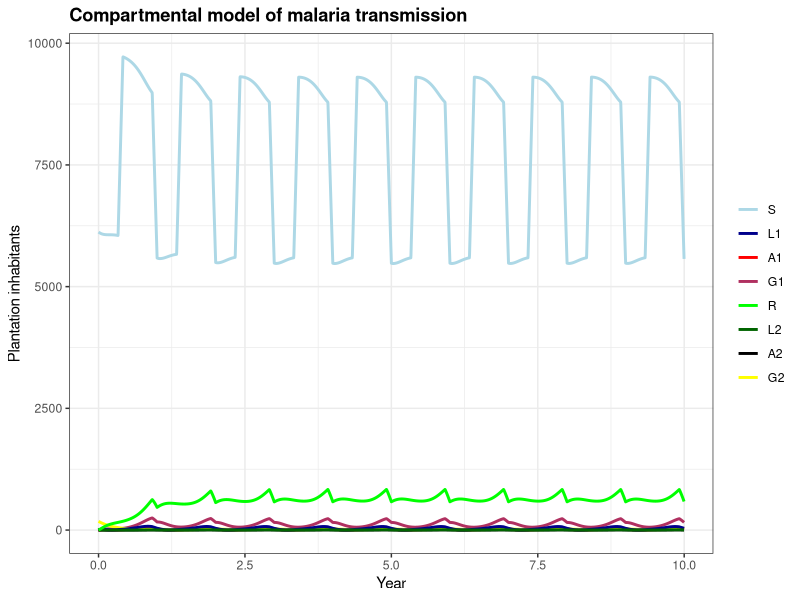
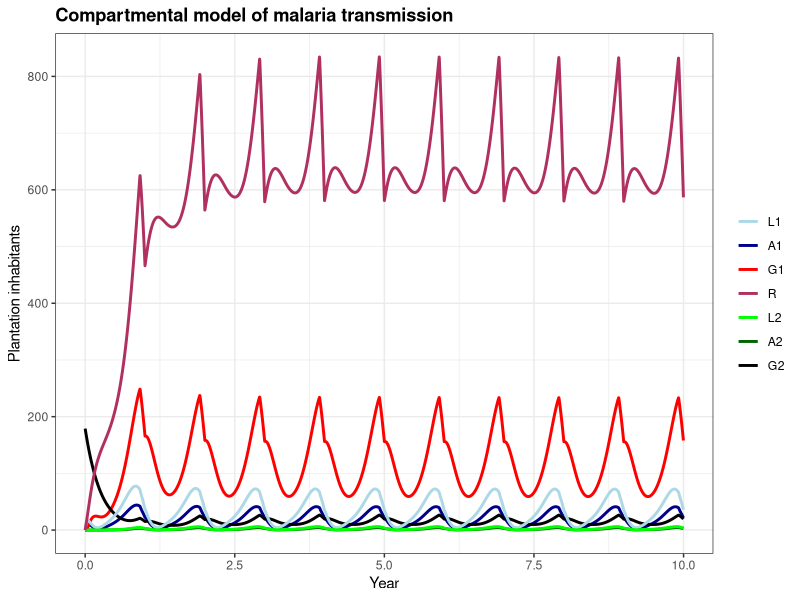
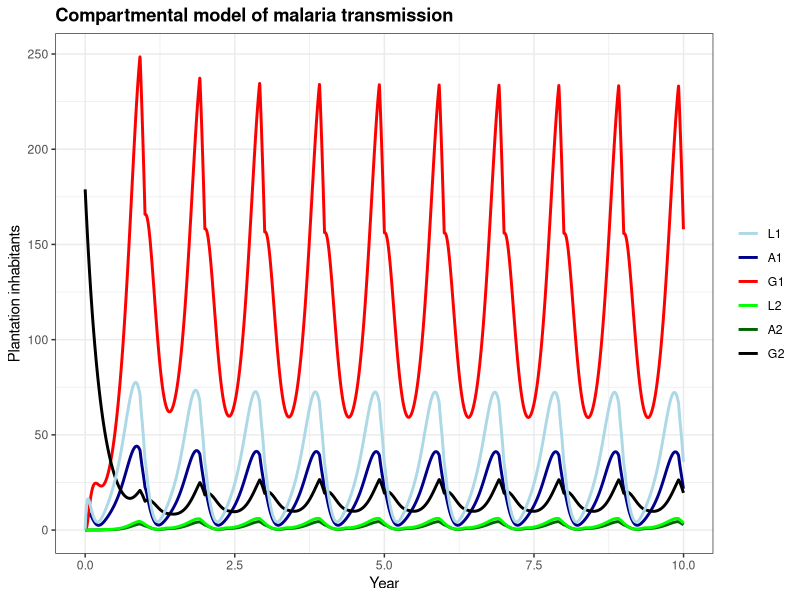
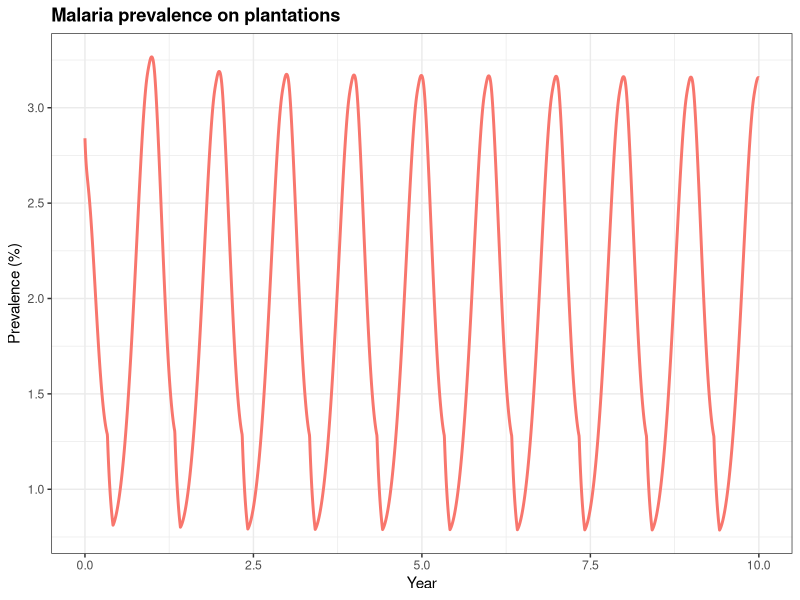
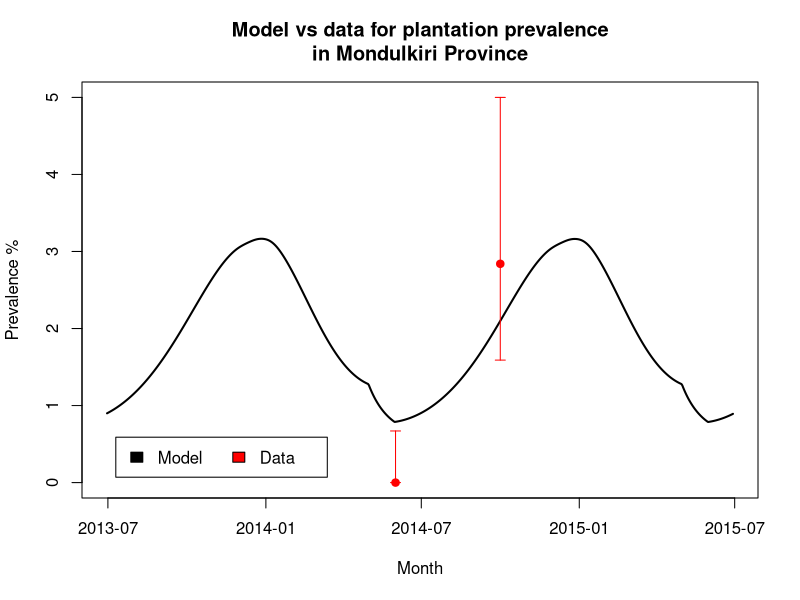
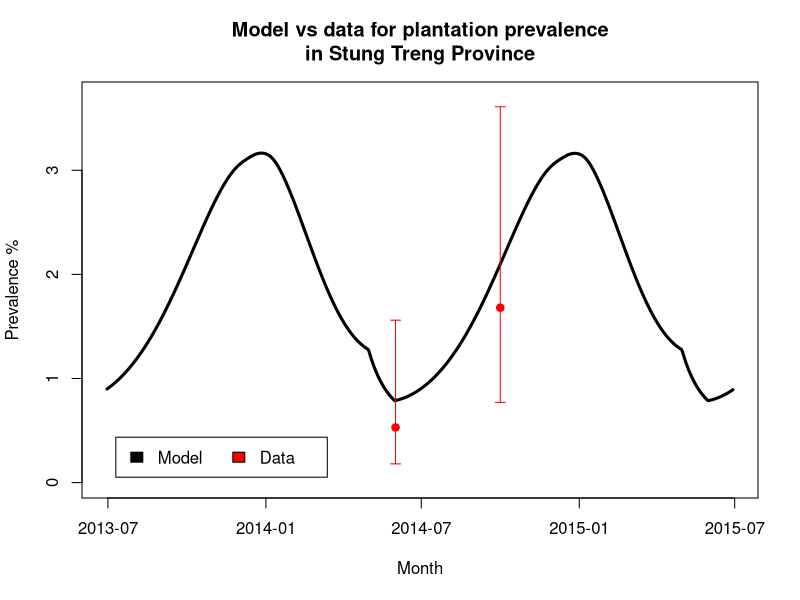
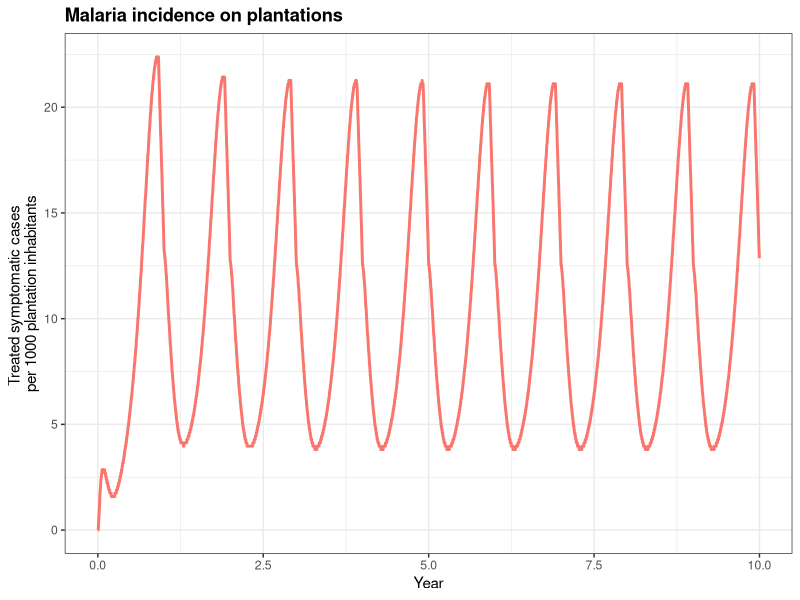
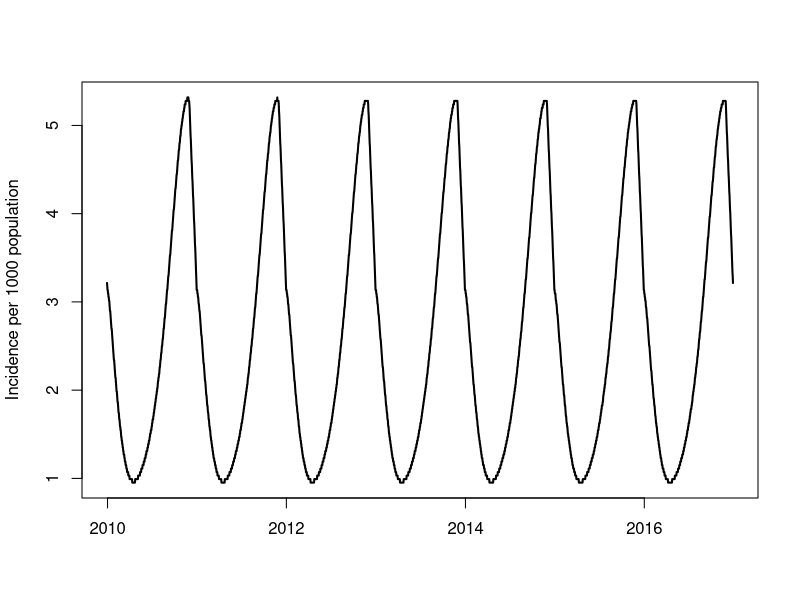

Source code (R) for these figures, in order:
### CAMBODIAN PLANTATION MALARIA TRANSMISSION MODEL: R CODE (10 AUGUST 2016)  ###
### AUTHOR: SIMON MENDELSOHN, NUFFIELD DEPARTMENT OF MEDICINE, OXFORD UNIVERSITY ###

#CLEAR WORKSPACE
rm(list=ls())

#LOAD LIBRARIES
library(deSolve)
library(ggplot2)
  
  #MODEL DURATION (in years)
  duration <- 10 # years
  time.seq <- seq(0, duration*12, by = 1/30.415) # in months, by 1 day intervals
  
  #MODEL PARAMETERS
  
  #basic model parameters                
  nu=(1/(68.2*12))      # birth rate (1/life expectancy)
  mu=(1/(68.2*12))      # death rate (1/life expectancy)
  gamma=1/(11/30.415)   # rate of movement from liver to asexual blood stage = 1/(average duration of liver stage)
  delta=1/(10/30.415)   # rate of gametocyte maturation  = 1/(average duration of gametocyte maturation)
  p=(0.93)              # proportion of patients who are clinical/symptomatic (no immunity)
  q=(0.50)              # proportion of patients who are clinical/symptomatic (partial immunity)
  tau=0.4               #** Proportion of clinical (symptomatic) patients treated. 50% seek treatment * 90% sensitivity of RDT * 90% complete treatment
  zeta=1/(120/30.415)   # rate of natural recovery from malaria infection = (1/average time to natural clearance of malaria from blood)
  omega=1/(365/30.415)  # rate of loss of immunity = 1/(average duration of immunity)
  
  # variable parameters (force of infection)
  lagm=14/30.415        # time from mosquito biting infectious person  until the mosquito is infectious
  theta_cov=0.45        # coverage of vector control
  theta_eff=0           # efficacy of vector control assuming 100% coverage
  alpha=0.797           #** average number of bites per day
  amp=0.9               # relative amplitude of seasonal forcing
  phi=8                 # month of peak in seasonal forcing
  
  # Migration parameters
  magi=1                 # Amplitude of migration
  eta=0.37               # proportion of workers on plantations who are migrant workers
  phi2=5                 # month of peak in migrant worker immigration
  phi3=12                # month of peak in migrant worker emigration
  ksi=0.00               # prevalence of malaria in area from which migrants come
  
  #PCR Paramaters
  PCR_interv_start= 12*3                 # duration in months until MDA intervention begins
  PCR_interv_end= (12*3) + 1/30.415      # duration in months PCR campaign
  PCR_cov= 0                             # coverage of PCR campaign
  PCR_eff= 1.0*0.9                       # reduction in transmission given full PCR coverage
  
  # population parameters
  worker_pop <- 10000
  initN <- worker_pop*(1-eta)          # inital population of plantation(s)
  M <- worker_pop*(eta)                # migrant workers per year 
  prev  <- 0.0284                      # prevalence of asymptomatic chronic infections on plantation(s)
  
  # MODEL INITIAL CONDITIONS: S -> L1 -> A1 -> G1 -> R ( -> S) -> L2 -> A2 -> G2 (-> R)
  initR  <- 0                          # inital treated compartment (partial immunity) 
  initL1 <- 0                          # inital liver stage compartment (no immunity) = incidence malaria on plantation (per day) x average duration of liver stage
  initA1 <- 0                          # inital asexual blood-stage compartment (no immunity) = incidence malaria on plantation (per day) x duration of asexual blood stage 
  initG1 <- 0                          # inital sexual gametocyte blood-stage compartment (no immunity) = initA1 x proportion of initA1 not treated x duration of Gametocyte blood stage 
  initL2 <- 0                          # inital liver stage compartment (with partial immunity)
  initA2 <- 0                          # inital asexual blood-stage compartmen (with partial immunity)
  initG2 <- prev*initN                 # inital sexual gametocyte blood-stage compartment (with partial immunity)
  
  initS  <- initN-initL1-initA1-initG1-initR-initL2-initA2-initG2      # initial susceptible compartment
  
  state  <- c(S = initS, L1 = initL1, A1 = initA1, G1 = initG1, R = initR, L2=initL2, A2 = initA2, G2 = initG2)
  
  #MODEL FUNCTION
  malaria<-function(t, state, parameters) 
  {
    
    # Parameters
    
    parameters <- c(
      # basic model parameters
      nu=nu,          # birth rate (1/life expectancy)
      mu=mu,          # death rate (1/life expectancy)
      gamma=gamma,    # rate of movement from liver to asexual blood stage = 1/(average duration of liver stage)
      delta=delta,    # rate of gametocyte maturation  = 1/(average duration of gametocyte maturation)
      p=p,            # proportion of patients who are clinical/symptomatic (no immunity)
      q=q,            # proportion of patients who are clinical/symptomatic (partial immunity)
      tau=tau,        # Proportion of clinical (symptomatic) patients treated
      zeta=zeta,      # rate of natural recovery from malaria infection = (1/average time to natural clearance of malaria from blood)
      omega=omega,    # rate of loss of immunity = 1/(average duration of immunity)
      
      # variable parameters (force of infection)
      lagm=lagm,           # time from mosquito biting infectious person, until the mosquito is infectious
      alpha=alpha,         # average nunber of bites per day
      theta_cov=theta_cov, # coverage of vector control
      theta_eff=theta_eff, # efficacy of vector control assuming 100% coverage
      amp=amp,             # relative amplitude of seasonal forcing
      phi=phi,             # week of peak in seasonal forcing
      
      #PCR Paramaters
      PCR_interv_start=PCR_interv_start,     # number of weeks until MDA intervention begins
      PCR_interv_end=PCR_interv_end,         # duration in weeks of MDA drug effect
      PCR_cov=PCR_cov,                       # coverage of MDA
      PCR_eff=PCR_eff,                       # reduction in transmission given full MDA coverage
      
      # Migration parameters
      magi=magi,           # speed of migration 
      eta=eta,             # proportion of workers on plantations who are migrant workers
      phi2=phi2,           # month of peak in migrant worker immigration
      phi3=phi3,           # month of peak in migrant worker emigration
      ksi=ksi
    )
    
    with(as.list(c(state, parameters)),
         {
           
           # Define lag in Gt (G total) -- the number of people in compartments G1 and G2 at the time mosquitoes were infected "lagm" weeks prior (ie. time it takes from mosquito bite until the mosquito is infectious)
           if (t<=lagm) 
             Gt <- initG1 + initG2
           
           else
             Gt <- lagvalue(t=t-lagm,nr=4) + lagvalue(t=t-lagm,nr=8)
           
           # variables
           N    <- (S+L1+A1+G1+R+L2+A2+G2)
           seas <- 1+amp*cos(2*pi*(t-phi)/12)
           beta <- (1-theta_cov*theta_eff)*alpha*(Gt/N)
           lam  <- beta*seas
           
           # Migration variables
           iota <- 0 #magi*(1+cos(2*pi*(t-phi2)/12))/12 # rate of immigration
           eps <-  0 #magi*(1+cos(2*pi*(t-phi3)/12))/12 # rate of emigration
           ion<-ceiling(t %% 12)== phi2
           eon<-ceiling(t %% 12)== phi3
           
           #PCR
           PCR  <- (PCR_cov*PCR_eff)*(t>(PCR_interv_start))*(t<=(PCR_interv_start+PCR_interv_end))  # PCR campaign
           
           # rate of change
           dS  <-  nu*N-mu*S-lam*S+omega*R-eps*M*S/N+iota*M*(1-ksi)-eon*(S/N)*M+(1-ksi)*ion*M
           dL1 <- -mu*L1+lam*S-gamma*L1-eps*M*L1/N-eon*(L1/N)*M
           dA1 <- -mu*A1+gamma*L1-(delta/(1-p*tau))*A1-eps*M*A1/N-eon*(A1/N)*M-PCR*A1
           dG1 <- -mu*G1+delta*A1-(zeta/(1-p*tau))*G1-eps*M*G1/N-eon*(G1/N)*M-PCR*G1
           dR  <-  ((delta*p*tau)/(1-p*tau))*A1+(zeta/(1-p*tau))*G1+((delta*q*tau)/(1-q*tau))*A2+(zeta/(1-q*tau))*G2-(mu+lam+omega)*R-eps*M*R/N-eon*(R/N)*M+PCR*(A1+G1)+PCR*(A2+G2)
           dL2 <- -mu*L2+lam*R-gamma*L2-eps*M*L2/N-eon*(L2/N)*M
           dA2 <- -mu*A2+gamma*L2-(delta/(1-q*tau))*A2-eps*M*A2/N-eon*(A2/N)*M-PCR*A2
           dG2 <- -mu*G2+delta*A2-(zeta/(1-q*tau))*G2-eps*M*G2/N+iota*M*(ksi)-eon*(G2/N)*M+ksi*ion*M-PCR*G2
           
           # return the rate of change
           list(c(dS, dL1, dA1, dG1, dR, dL2, dA2, dG2))
         }
    ) 
    
  }
  
  #MODEL OUTPUT
  out  <- dede(y = state, times = time.seq, func = malaria, parms = parameters)
  pop  <- out[,"S"]+out[,"L1"]+out[,"A1"]+out[,"G1"]+out[,"R"]+out[,"L2"]+out[,"A2"]+out[,"G2"]
  time <- out[,"time"]
  OUT  <- data.frame(out)
  OUT$Gt <- OUT$G1 + OUT$G2
  OUT$N <- OUT$S + OUT$L1 + OUT$A1 + OUT$G1 + OUT$R + OUT$L2 + OUT$A2 + OUT$G2
  OUT$Prevalence.perc <- ((OUT$A1 + OUT$G1 + OUT$A2 + OUT$G2)/OUT$N)*100 # Percentage population prevalence (asymptomatic and symptomatic people in blood stage)
  OUT$Prevalence.pop <- (OUT$A1 + OUT$G1 + OUT$A2 + OUT$G2) #  Population prevalence (asymptomatic and symptomatic people in blood stage)
  OUT$Incidence <- ((delta*p*tau)/(1-p*tau))*OUT$A1 + zeta*OUT$G1 + ((delta*q*tau)/(1-q*tau))*OUT$A2 # Monthly reported incidence = everyone in blood stages who is symptomatic and received treatment)
  OUT$Clinical <- (OUT$A1 + OUT$G1)/(OUT$A2 + OUT$G2) #Proportion of cases with no immunity / partial immunity
  OUT$year <- time/12

  # function to round up to neaerest hundred
  roundUpNice <- function(x, nice=c(1,2,4,5,6,8,10)) {
  if(length(x) != 1) stop("'x' must be of length 1")
  10^floor(log10(x)) * nice[[which(x <= 10^floor(log10(x)) * nice)[[1]]]]
  }
  



#############

#MODEL PLOTS
  
  #Change format of dataframe so that all compartments/states are in one columnn, count in 2nd column, year in 3rd column
  cbPalette <- c("light blue", "dark blue", "red", "maroon","green","dark green","black","yellow")
  Stab<-cbind(cbind(rep('S',length(time.seq)),as.numeric(OUT$S)),OUT$year)
  L1tab<-cbind(cbind(rep('L1',length(time.seq)),as.numeric(OUT$L1)),OUT$year)
  A1tab<-cbind(cbind(rep('A1',length(time.seq)),as.numeric(OUT$A1)),OUT$year)
  G1tab<-cbind(cbind(rep('G1',length(time.seq)),as.numeric(OUT$G1)),OUT$year)
  Rtab<-cbind(cbind(rep('R',length(time.seq)),as.numeric(OUT$R)),OUT$year)
  L2tab<-cbind(cbind(rep('L2',length(time.seq)),as.numeric(OUT$L2)),OUT$year)
  A2tab<-cbind(cbind(rep('A2',length(time.seq)),as.numeric(OUT$A2)),OUT$year)
  G2tab<-cbind(cbind(rep('G2',length(time.seq)),as.numeric(OUT$G2)),OUT$year)
  Prev.perc.tab<-cbind(cbind(rep('Prevalence',length(time.seq)),as.numeric(OUT$Prevalence.perc)),OUT$year)
  Prev.pop.tab<-cbind(cbind(rep('Prevalence',length(time.seq)),as.numeric(OUT$Prevalence.pop)),OUT$year)
  Inctab<-cbind(cbind(rep('Incidence',length(time.seq)),as.numeric(OUT$Incidence)),OUT$year)
  MMWInctab<-cbind(cbind(rep('Incidence',length(time.seq)),as.numeric(OUT$Incidence)),OUT$year)
  MMWInctab[,2] <- as.integer(MMWInctab[,2]) # proportion of people who are treated by the MMW
  MMWInctab[,2] <- (as.integer(MMWInctab[,2])/initN)*1000 # incidence per 1000 population

  # Plot 1: All compartments
  dd<-as.data.frame(rbind(Stab,L1tab,A1tab,G1tab,Rtab,L2tab,A2tab,G2tab))
  colnames(dd)<-c('State','Count','Year')
  dd$Count<-as.numeric(as.character(dd$Count))
  dd$Year<-as.numeric(as.character(dd$Year))
  
  p1 <- ggplot(data=dd,aes(x=Year,y=Count,group=State,color=State)) +
    geom_line(size=1) +
    theme_bw()+
    scale_colour_manual(values=cbPalette,breaks=c("S","L1","A1","G1","R","L2","A2","G2")) +
    labs(title = "Compartmental model of malaria transmission", x="Year", y="Plantation inhabitants") +
    theme(legend.title=element_blank())  +
    theme(plot.title = element_text(lineheight=.8, face="bold")) +
    theme(legend.key = element_blank())
     p1
  
  # Plot 2: All compartments, except susceptible population
  dd2<-as.data.frame(rbind(L1tab,A1tab,G1tab,Rtab,L2tab,A2tab,G2tab))
  colnames(dd2)<-c('State','Count','Year')
  dd2$Count<-as.numeric(as.character(dd2$Count))
  dd2$Year<-as.numeric(as.character(dd2$Year))  
  
  p2 <- ggplot(data=dd2,aes(x=Year,y=Count,group=State,color=State)) +
    geom_line(size=1) +
    theme_bw()+
    scale_colour_manual(values=cbPalette,breaks=c("L1","A1","G1","R","L2","A2","G2")) +
    labs(title = "Compartmental model of malaria transmission", x="Year", y="Plantation inhabitants") +
    theme(legend.title=element_blank())  +
    theme(plot.title = element_text(lineheight=.8, face="bold")) +
    theme(legend.key = element_blank())
   p2
  
  # Plot 3: Infected compartments
  dd3<-as.data.frame(rbind(L1tab,A1tab,G1tab,L2tab,A2tab,G2tab))
  colnames(dd3)<-c('State','Count','Year')
  dd3$Count<-as.numeric(as.character(dd3$Count))
  dd3$Year<-as.numeric(as.character(dd3$Year))  
  
  p3 <- ggplot(data=dd3,aes(x=Year,y=Count,group=State,color=State)) +
    geom_line(size=1) +
    theme_bw()+
    scale_colour_manual(values=cbPalette,breaks=c("L1","A1","G1","R","L2","A2","G2")) +
    labs(title = "Compartmental model of malaria transmission", x="Year", y="Plantation inhabitants") +
    theme(legend.title=element_blank())  +
    theme(plot.title = element_text(lineheight=.8, face="bold")) +
    theme(legend.key = element_blank())
    p3
  
  # Plot 4: Prevalence
  dd4<-as.data.frame(rbind(Prev.perc.tab))
  colnames(dd4)<-c('State','Count','Year')
  dd4$Count<-as.numeric(as.character(dd4$Count))
  dd4$Year<-as.numeric(as.character(dd4$Year))  
  
  p4 <- ggplot(data=dd4,aes(x=Year,y=Count, color="red")) +
    geom_line(size=1) +
    theme_bw()+
    theme(plot.title = element_text(lineheight=.8, face="bold")) +
    labs(title = "Malaria prevalence on plantations", x="Year", y="Prevalence (%)") +
    theme(legend.position="none")
    p4
  
  dd4$Date <- seq.Date(as.Date("01/01/07","%d/%m/%y"),by = "day", length.out = 3650)
  plot(dd4[2373:3102,4],dd4[2373:3102,2],type = 'l',main="Model vs data for plantation prevalence\nin Mondulkiri Province" ,col="black",lwd=2, ylim=c(0,5), xlab="Month", ylab ="Prevalence %")
  points(dd4[2709,4],0,col= "red", pch = 19) #MK 0-2.84, ST 0.53-1.68
  arrows(dd4[2709,4],0,dd4[2709,4],0.67,length=0.05, angle=90, code=3,col="red")
  points(dd4[2831,4],2.84,col= "red", pch = 19)
  arrows(dd4[2831,4],1.59,dd4[2831,4],5,length=0.05, angle=90, code=3,col="red")
  legend("bottomleft", inset=.05,
         c("Model   ","Data   "), fill=c("black","red"), horiz=TRUE)

  dd4$Date <- seq.Date(as.Date("01/01/07","%d/%m/%y"),by = "day", length.out = 3650)
  plot(dd4[2373:3102,4],dd4[2373:3102,2],type = 'l',main="Model vs data for plantation prevalence\nin Stung Treng Province" ,col="black",lwd=3, ylim=c(0,3.7), xlab="Month", ylab ="Prevalence %")
  points(dd4[2709,4],0.53,col= "red", pch = 19) #MK 0-2.84, ST 0.53-1.68
  arrows(dd4[2709,4],0.18,dd4[2709,4],1.56,length=0.05, angle=90, code=3,col="red")
  points(dd4[2831,4],1.68,col= "red", pch = 19)
  arrows(dd4[2831,4],0.77,dd4[2831,4],3.61,length=0.05, angle=90, code=3,col="red")
  legend("bottomleft", inset=.05,
         c("Model   ","Data   "), fill=c("black","red"), horiz=TRUE)
  
  # Plot 5: Incidence
  MMWInctab <- as.data.frame(rbind(MMWInctab))
  colnames(MMWInctab)<-c('State','Count','Year')
  MMWInctab$Count<-as.numeric(as.character(MMWInctab$Count))
  MMWInctab$Year<-as.numeric(as.character(MMWInctab$Year))  
  
  p5 <- ggplot(data=MMWInctab,aes(x=Year,y=Count,color="red")) +
    geom_line(size=1) +
    theme_bw()+
    labs(title = "Malaria incidence on plantations", x="Year", y="Treated symptomatic cases \nper 1000 plantation inhabitants") +
    theme(legend.title=element_blank())  +
    theme(plot.title = element_text(lineheight=.8, face="bold")) +
    theme(legend.position="none")
    p5
  
    MMWInctab$Date <- seq.Date(as.Date("01/01/07","%d/%m/%y"),by = "day", length.out = 3650)
    plot(MMWInctab[1095:3650,4],MMWInctab[1095:3650,2]*1/4,type = 'l', col="black",lwd=2, ylab = "Incidence per 1000 population", xlab="")
    
    
  # Plot 6: Phase plot
  plot(MMWInctab[,2],Prev.perc.tab[,2], type = 'l', xlab = "Incidence of symptomatic cases per 1000 plantation inhabitants", ylab = "Prevalence (%)", main = "Phase plot of incidence vs prevalance", col="red", lwd =2)

  # Plot 7: Total population N
  plot(time,OUT$N,type="l",ylim=c(0,11000), ylab = "N")
